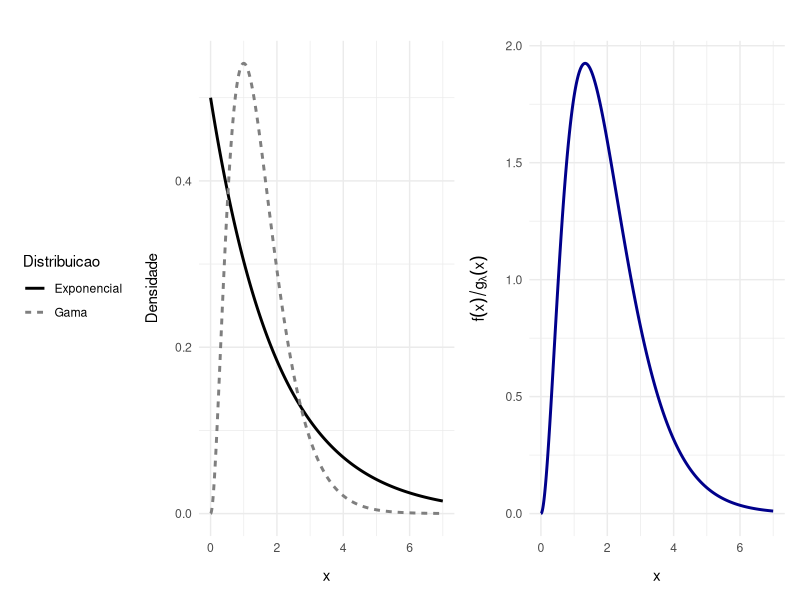
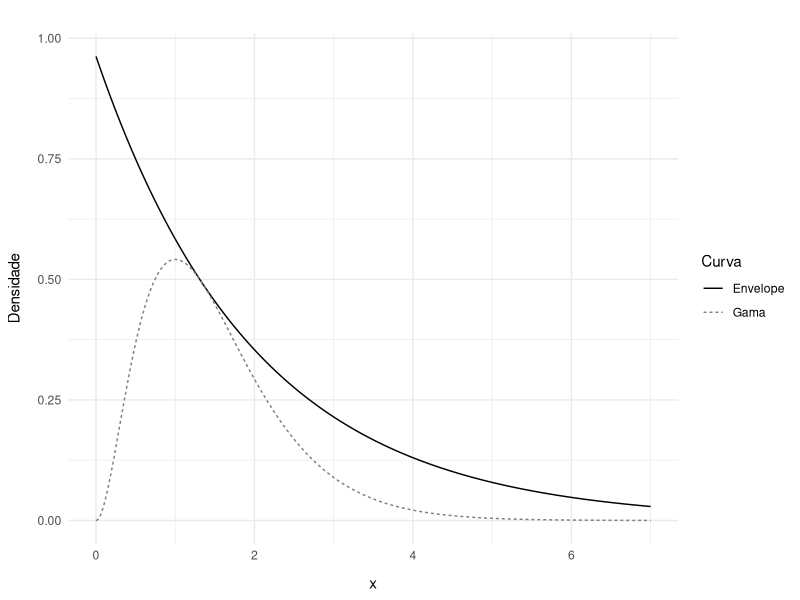
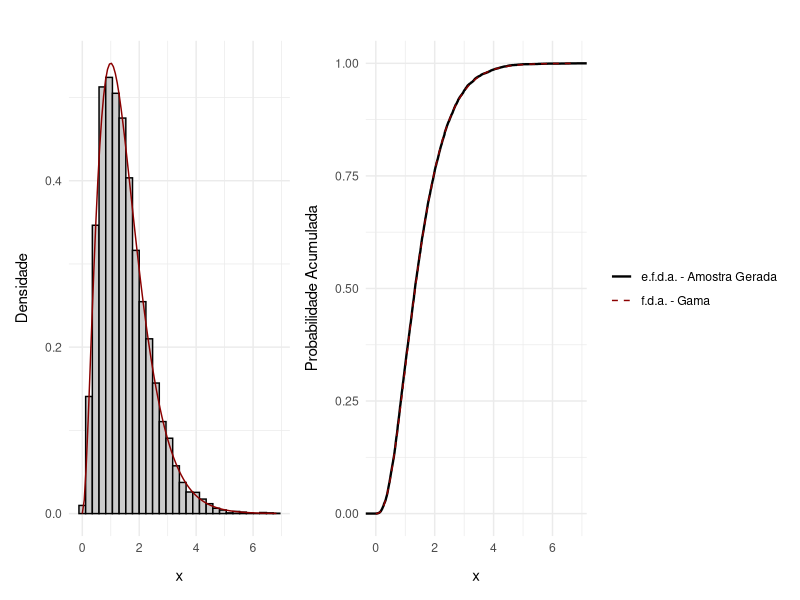

Generate these figures, in order, with R:
## --- Pacotes Necessários --- ##

library(ggplot2)
library(dplyr)
library(tidyr)
library(patchwork)
library(tibble)

## --- Gerar Dados Genéricos --- ##

alpha     <- 3
beta      <- 2
lambda    <- 0.5

x_vals    <- seq(0, 7, length.out = 1000)

df        <- tibble(x = x_vals,
                    Gama = dgamma(x, shape = alpha, rate = beta),
                    Exponencial = dexp(x, rate = lambda),
                    Ratio = dgamma(x, shape = alpha, rate = beta) / dexp(x, rate = lambda))

## --- Preparar Dados p/ o Gráfico de Densidades --- ##

df_long   <- df %>%
  pivot_longer(cols = c(Gama, Exponencial), 
               names_to = "Distribuicao", 
               values_to = "Densidade")

## --- Gráfico das Densidades Gama e Exponencial --- ##

g1        <- ggplot(df_long, aes(x = x,
                                 y = Densidade, 
                                 color = Distribuicao, 
                                 linetype = Distribuicao)) +
  geom_line(linewidth = 1) +
  theme_minimal() +
  labs(title = '',
       y = "Densidade") +
  scale_color_manual(values = c("black", "gray50")) +
  theme(legend.position = "left",
        axis.title.x = element_text(margin = margin(t = 10)),
        axis.title.y = element_text(margin = margin(r = 10)))

## --- Gráfico da Razão f(x) / g_lambda(x) --- ##

g2        <- ggplot(df, aes(x = x, y = Ratio)) +
  geom_line(color = "darkblue", linewidth = 1) +
  theme_minimal() +
  labs(title = '',
       y = expression(f(x)/g[lambda](x)), x = "x") +
  theme(axis.title.x = element_text(margin = margin(t = 10)),
        axis.title.y = element_text(margin = margin(r = 10)))

## --- Visualização Conjunta dos Gráficos --- ##

g1 + g2

## --- Pacotes Necessários --- ##

library(ggplot2)
library(dplyr)
library(tidyr)

## --- Definir Constante de Normalização --- ##

alpha     <- 3
beta      <- 2
lambda    <- 0.5
x_vals    <- seq(0, 7, length.out = 1000)

c_1       <- (beta^alpha * (alpha - 1)^(alpha - 1) * exp(-(alpha - 1)))
c_2       <- (lambda * gamma(alpha) * (beta - lambda)^(alpha - 1))
c         <-  c_1 / c_2 

## --- Função Envelope e a Densidade Gama --- ##

df2       <- tibble(x = x_vals,
                    Gama = dgamma(x_vals, shape = alpha, rate = beta),
                    Envelope = c * dexp(x_vals, rate = lambda))

## --- Reestruturar Base em Formato Longo --- ##

df2_long  <- df2 %>%
  pivot_longer(cols = c(Gama, Envelope),
               names_to = "Curva",
               values_to = "Densidade")

## --- Gráfico com Curva Gama e Envelope --- ##

ggplot(df2_long, aes(x = x, y = Densidade, color = Curva, linetype = Curva)) +
  geom_line(linewidth = 0.5) +
  theme_minimal() +
  labs(title = '',        
       y = "Densidade") +
  scale_color_manual(values = c("black", "gray50")) +
  theme(legend.position  = "right", 
        axis.title.x = element_text(margin = margin(t = 10)),
        axis.title.y = element_text(margin = margin(r = 10)))

## --- Pacotes Necessários --- ##

library(ggplot2)

## --- Configurações Iniciais --- ##

set.seed(1212)
n         <- 10000
x         <- numeric(n)
i         <- 1
alpha     <- 3
beta      <- 2
lambda    <- 0.5

c_1       <- (beta^alpha * (alpha - 1)^(alpha - 1) * exp(-(alpha - 1)))
c_2       <- (lambda * gamma(alpha) * (beta - lambda)^(alpha - 1))
c         <-  c_1 / c_2

## --- Gerar Amostra Utilizando o Método da Rejeição --- ##

while (i < n)
{
  y       <- rexp(1, rate = lambda)
  u       <- runif(1)
  
  if (u <= dgamma(y, shape = alpha, rate = beta) / (c * dexp(y, rate = lambda))) 
  {
    x[i]  <- y
    i     <- i + 1
  }
}

## --- Histograma Comparado à Densidade Gama --- ##

p1        <- ggplot(data.frame(x = x), aes(x)) +
  geom_histogram(aes(y = ..density.., fill = "Amostra Gerada"), bins = 30,
                 fill = "gray80", color = "black") +
  stat_function(aes(color = "Curva Gama"), 
                fun = function(z) dgamma(z, shape = alpha, rate = beta), 
                linewidth = 0.5) +
  theme_minimal() +
  labs(title = "",
       y = "Densidade") +
  scale_color_manual(name = NULL, values = c("Curva Gama" = "darkred")) +
  theme(legend.position = "none",
        axis.title.x    = element_text(margin = margin(t = 10)),
        axis.title.y    = element_text(margin = margin(r = 10)))

## --- Gráfico e.f.d.a. Comparado à f.d.a. Gama --- ##

p2        <- ggplot(data.frame(x = x), aes(x)) +
  stat_ecdf(aes(color = "e.f.d.a. - Amostra Gerada"), 
            geom = "step", linewidth = 0.8) +
  stat_function(aes(color = "f.d.a. - Gama"), 
                fun = function(z) pgamma(z, shape = alpha, rate = beta), 
                linetype = "dashed", 
                linewidth = 0.5) +
  theme_minimal() +
  labs(title = "",
       y = "Probabilidade Acumulada") +
  scale_color_manual(name = NULL,
                     values = c("e.f.d.a. - Amostra Gerada" = "black",
                                "f.d.a. - Gama" = "darkred")) +
  theme(legend.position = "right",
        axis.title.x    = element_text(margin = margin(t = 10)),
        axis.title.y    = element_text(margin = margin(r = 10)))

## --- Visualização Conjunta dos Gráficos --- ##

p1 + p2
